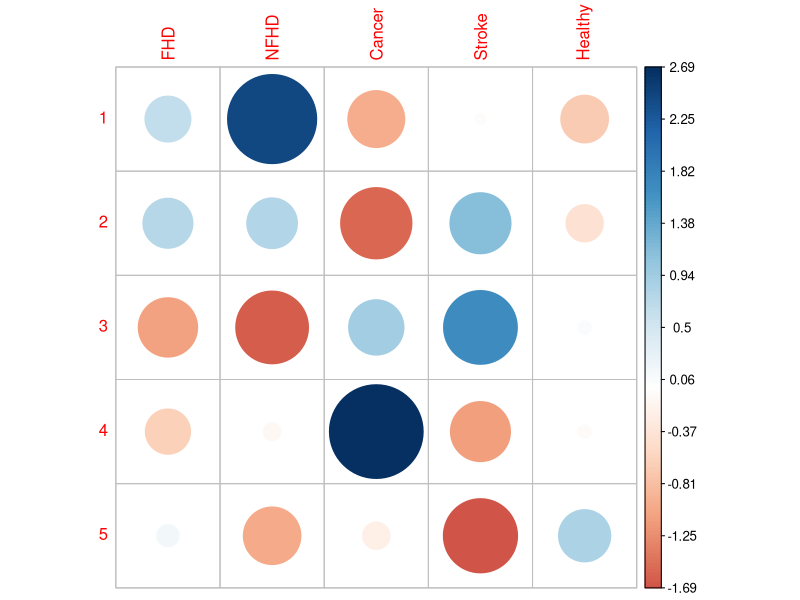

Reproduce this figure in R.
## ---- chunk 1
diet <- data.frame(
  Diet = c('1','2','3','4','5'),
  FHD = c(8,9,5,2,12),
  NFHD = c(27,22,14,8,25),
  Cancer = c(4,3,11,8,11),
  Stroke = c(14,20,25,4,17),
  Healthy = c(156,175,210,80,312),
  row.names = 1
)
diet.chi2 <- chisq.test(diet)
library(corrplot)
diet.chi2 <- chisq.test(diet)
dietchis <- sprintf('Chi-squared results= x-squared:%s P-value: %s',diet.chi2$statistic,diet.chi2$p.value)
## ---- chunk 2
diet
## ---- chunk 3
dietchis
## ---- chunk 4
corrplot(diet.chi2$residuals, is.corr = FALSE)
